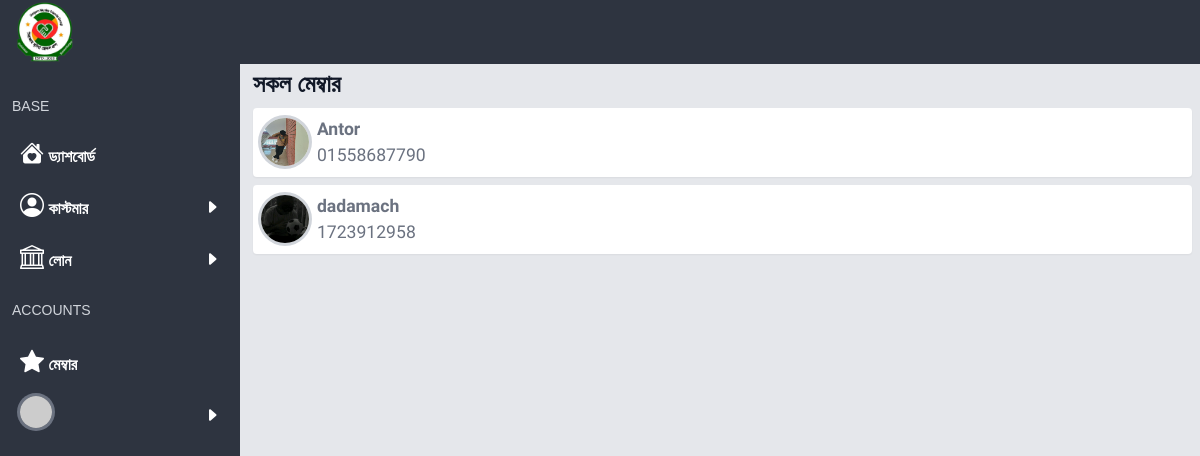
/all-member, run on the app's committed database.
### base/models.py (models this page shows)
class Profile(models.Model):
    user = models.ForeignKey(User, on_delete=models.CASCADE)
    name = models.CharField(max_length=100)
    address = models.CharField(max_length=100)
    mobile = models.CharField(max_length=100)
    dp = models.FileField(upload_to='member', null=True, blank=True)
    position = models.CharField(null=True, blank=True, max_length=100)

### base/views.py (the view)
# urls.py: path('all-member', all_member),
def all_member(request):
    users = Profile.objects.all().order_by('-id')
    return render(request, 'all_users.html', {'users': users})

### base/context_processor.py (called while the page is built)
def user_profile(request):
    if request.user.is_authenticated:
        profile = Profile.objects.get(user=request.user)
    else:
        profile = None
    return {'prof': profile}

### templates/all_users.html (shortened to what this page needs)
{% extends 'base.html' %}
{% block body %}
    <div class="max-w-7xl  space-y-2">
            <h2 class="text-2xl font-semibold text-gray-900">সকল মেম্বার</h2>
           {% for user in users %}
            <div class="m-auto flex items-center justify-between-full p-2 rounded shadow-sm bg-white">
               <div class="flex items-center justify-around gap-2">
  <img class="h-12 w-12 ring ring-gray-300 rounded-full" src="{{ user.dp.url }}"/>
 <div class="flex flex-col text-gray-500">
<p class="font-bold">{{ user.name }}</p>
<p>{{ user.mobile }} </p>
</div>
 </div>
            </div>
   {% endfor %}
    </div>
{% endblock %}

### templates/base.html (style rules this page uses)
body { font-family: 'SolaimanLipi', Arial, sans-serif !important; }
h1, ul, li, p,.mute, form { font-family: 'SolaimanLipi', sans-serif !important; font-weight: 400 ; font-style: normal; }
p { font-family: "Gabarito", sans-serif !important; font-size: 1.1em !important; }

### data on the page
Profile: dp (picture), name "Antor", mobile "01558687790"
Profile: dp (picture), name "dadamach", mobile "1723912958"
